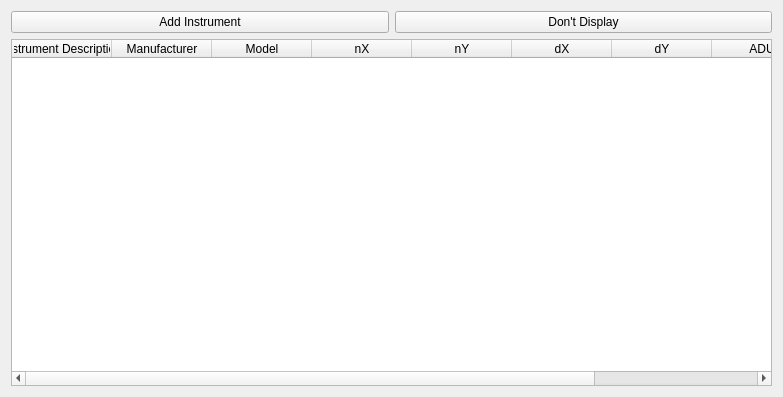
<?xml version="1.0" encoding="UTF-8"?>
<ui version="4.0">
 <class>Form</class>
 <widget class="QWidget" name="Form">
  <property name="geometry">
   <rect>
    <x>0</x>
    <y>0</y>
    <width>783</width>
    <height>397</height>
   </rect>
  </property>
  <property name="windowTitle">
   <string>Form</string>
  </property>
  <layout class="QGridLayout" name="gridLayout">
   <item row="1" column="0" rowspan="3" colspan="2">
    <widget class="QTableWidget" name="tableWidget">
     <property name="editTriggers">
      <set>QAbstractItemView::NoEditTriggers</set>
     </property>
     <property name="showDropIndicator" stdset="0">
      <bool>false</bool>
     </property>
     <property name="alternatingRowColors">
      <bool>true</bool>
     </property>
     <property name="selectionMode">
      <enum>QAbstractItemView::SingleSelection</enum>
     </property>
     <property name="selectionBehavior">
      <enum>QAbstractItemView::SelectRows</enum>
     </property>
     <property name="sortingEnabled">
      <bool>true</bool>
     </property>
     <column>
      <property name="text">
       <string>Instrument Description</string>
      </property>
     </column>
     <column>
      <property name="text">
       <string>Manufacturer</string>
      </property>
     </column>
     <column>
      <property name="text">
       <string>Model</string>
      </property>
     </column>
     <column>
      <property name="text">
       <string>nX</string>
      </property>
     </column>
     <column>
      <property name="text">
       <string>nY</string>
      </property>
     </column>
     <column>
      <property name="text">
       <string>dX</string>
      </property>
     </column>
     <column>
      <property name="text">
       <string>dY</string>
      </property>
     </column>
     <column>
      <property name="text">
       <string>ADU</string>
      </property>
     </column>
     <column>
      <property name="text">
       <string>Dont Display</string>
      </property>
     </column>
    </widget>
   </item>
   <item row="0" column="0">
    <widget class="QPushButton" name="pushButtonAddInstrument">
     <property name="sizePolicy">
      <sizepolicy hsizetype="Minimum" vsizetype="Fixed">
       <horstretch>0</horstretch>
       <verstretch>0</verstretch>
      </sizepolicy>
     </property>
     <property name="text">
      <string>Add Instrument</string>
     </property>
    </widget>
   </item>
   <item row="0" column="1">
    <widget class="QPushButton" name="pushButtonDontDisplay">
     <property name="sizePolicy">
      <sizepolicy hsizetype="Minimum" vsizetype="Fixed">
       <horstretch>0</horstretch>
       <verstretch>0</verstretch>
      </sizepolicy>
     </property>
     <property name="text">
      <string>Don't Display</string>
     </property>
    </widget>
   </item>
  </layout>
 </widget>
 <resources/>
 <connections/>
</ui>
